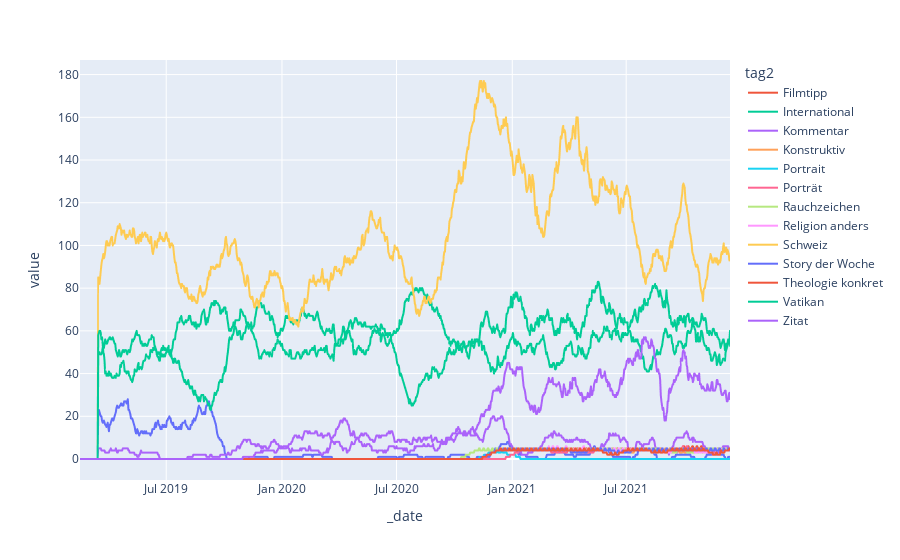

The notebook cell this image was saved under:
### Markdown cell above
## Kategorie Type by Month

### Code cell
df_data = df.copy()

# Set date
df_data['_date'] = pd.to_datetime(df_data['date'].dt.date)
#df_data['_date'] = df_data['_date'].apply(lambda x: "%s-%s" % (x.year, x.month))

gr = pd.pivot_table(df_data, index='_date', columns='tag2', values='title', aggfunc='count')
gr = gr.fillna(0)

# Add Rolling AVG
gr = gr.apply(lambda col: col.rolling(30).sum(), axis = 0)
gr = gr.fillna(0)

#gr.plot.line(figsize=(12, 7))

import plotly
pd.options.plotting.backend = "plotly"
gr.plot.line()

### Figure 1 — Plotly figure (JSON) as saved in the notebook; plotly's stock layout.template omitted (floating-point values rounded to 4 significant figures; data arrays with more than 128 entries replaced by an {"elided": "..."} marker saying what was removed)
{"data": [{"hovertemplate": "tag2=<br>_date=%{x}<br>value=%{y}<extra></extra>", "legendgroup": "", "line": {"color": "#636efa", "dash": "solid"}, "mode": "lines", "name": "", "showlegend": false, "type": "scattergl", "x": {"elided": "1034 str values"}, "xaxis": "x", "y": {"elided": "1034 int values"}, "yaxis": "y"}, {"hovertemplate": "tag2=Filmtipp<br>_date=%{x}<br>value=%{y}<extra></extra>", "legendgroup": "Filmtipp", "line": {"color": "#EF553B", "dash": "solid"}, "mode": "lines", "name": "Filmtipp", "showlegend": true, "type": "scattergl", "x": {"elided": "1034 str values"}, "xaxis": "x", "y": {"elided": "1034 int values"}, "yaxis": "y"}, {"hovertemplate": "tag2=International<br>_date=%{x}<br>value=%{y}<extra></extra>", "legendgroup": "International", "line": {"color": "#00cc96", "dash": "solid"}, "mode": "lines", "name": "International", "showlegend": true, "type": "scattergl", "x": {"elided": "1034 str values"}, "xaxis": "x", "y": {"elided": "1034 int values"}, "yaxis": "y"}, {"hovertemplate": "tag2=Kommentar<br>_date=%{x}<br>value=%{y}<extra></extra>", "legendgroup": "Kommentar", "line": {"color": "#ab63fa", "dash": "solid"}, "mode": "lines", "name": "Kommentar", "showlegend": true, "type": "scattergl", "x": {"elided": "1034 str values"}, "xaxis": "x", "y": {"elided": "1034 int values"}, "yaxis": "y"}, {"hovertemplate": "tag2=Konstruktiv<br>_date=%{x}<br>value=%{y}<extra></extra>", "legendgroup": "Konstruktiv", "line": {"color": "#FFA15A", "dash": "solid"}, "mode": "lines", "name": "Konstruktiv", "showlegend": true, "type": "scattergl", "x": {"elided": "1034 str values"}, "xaxis": "x", "y": {"elided": "1034 int values"}, "yaxis": "y"}, {"hovertemplate": "tag2=Portrait<br>_date=%{x}<br>value=%{y}<extra></extra>", "legendgroup": "Portrait", "line": {"color": "#19d3f3", "dash": "solid"}, "mode": "lines", "name": "Portrait", "showlegend": true, "type": "scattergl", "x": {"elided": "1034 str values"}, "xaxis": "x", "y": {"elided": "1034 int values"}, "yaxis": "y"}, {"hovertemplate": "tag2=Porträt<br>_date=%{x}<br>value=%{y}<extra></extra>", "legendgroup": "Porträt", "line": {"color": "#FF6692", "dash": "solid"}, "mode": "lines", "name": "Porträt", "showlegend": true, "type": "scattergl", "x": {"elided": "1034 str values"}, "xaxis": "x", "y": {"elided": "1034 int values"}, "yaxis": "y"}, {"hovertemplate": "tag2=Rauchzeichen<br>_date=%{x}<br>value=%{y}<extra></extra>", "legendgroup": "Rauchzeichen", "line": {"color": "#B6E880", "dash": "solid"}, "mode": "lines", "name": "Rauchzeichen", "showlegend": true, "type": "scattergl", "x": {"elided": "1034 str values"}, "xaxis": "x", "y": {"elided": "1034 int values"}, "yaxis": "y"}, {"hovertemplate": "tag2=Religion anders<br>_date=%{x}<br>value=%{y}<extra></extra>", "legendgroup": "Religion anders", "line": {"color": "#FF97FF", "dash": "solid"}, "mode": "lines", "name": "Religion anders", "showlegend": true, "type": "scattergl", "x": {"elided": "1034 str values"}, "xaxis": "x", "y": {"elided": "1034 int values"}, "yaxis": "y"}, {"hovertemplate": "tag2=Schweiz<br>_date=%{x}<br>value=%{y}<extra></extra>", "legendgroup": "Schweiz", "line": {"color": "#FECB52", "dash": "solid"}, "mode": "lines", "name": "Schweiz", "showlegend": true, "type": "scattergl", "x": {"elided": "1034 str values"}, "xaxis": "x", "y": {"elided": "1034 int values"}, "yaxis": "y"}, {"hovertemplate": "tag2=Story der Woche<br>_date=%{x}<br>value=%{y}<extra></extra>", "legendgroup": "Story der Woche", "line": {"color": "#636efa", "dash": "solid"}, "mode": "lines", "name": "Story der Woche", "showlegend": true, "type": "scattergl", "x": {"elided": "1034 str values"}, "xaxis": "x", "y": {"elided": "1034 int values"}, "yaxis": "y"}, {"hovertemplate": "tag2=Theologie konkret<br>_date=%{x}<br>value=%{y}<extra></extra>", "legendgroup": "Theologie konkret", "line": {"color": "#EF553B", "dash": "solid"}, "mode": "lines", "name": "Theologie konkret", "showlegend": true, "type": "scattergl", "x": {"elided": "1034 str values"}, "xaxis": "x", "y": {"elided": "1034 int values"}, "yaxis": "y"}, {"hovertemplate": "tag2=Vatikan<br>_date=%{x}<br>value=%{y}<extra></extra>", "legendgroup": "Vatikan", "line": {"color": "#00cc96", "dash": "solid"}, "mode": "lines", "name": "Vatikan", "showlegend": true, "type": "scattergl", "x": {"elided": "1034 str values"}, "xaxis": "x", "y": {"elided": "1034 int values"}, "yaxis": "y"}, {"hovertemplate": "tag2=Zitat<br>_date=%{x}<br>value=%{y}<extra></extra>", "legendgroup": "Zitat", "line": {"color": "#ab63fa", "dash": "solid"}, "mode": "lines", "name": "Zitat", "showlegend": true, "type": "scattergl", "x": {"elided": "1034 str values"}, "xaxis": "x", "y": {"elided": "1034 int values"}, "yaxis": "y"}], "layout": {"legend": {"title": {"text": "tag2"}, "tracegroupgap": 0}, "margin": {"t": 60}, "xaxis": {"anchor": "y", "domain": [0, 1], "title": {"text": "_date"}}, "yaxis": {"anchor": "x", "domain": [0, 1], "title": {"text": "value"}}}}
